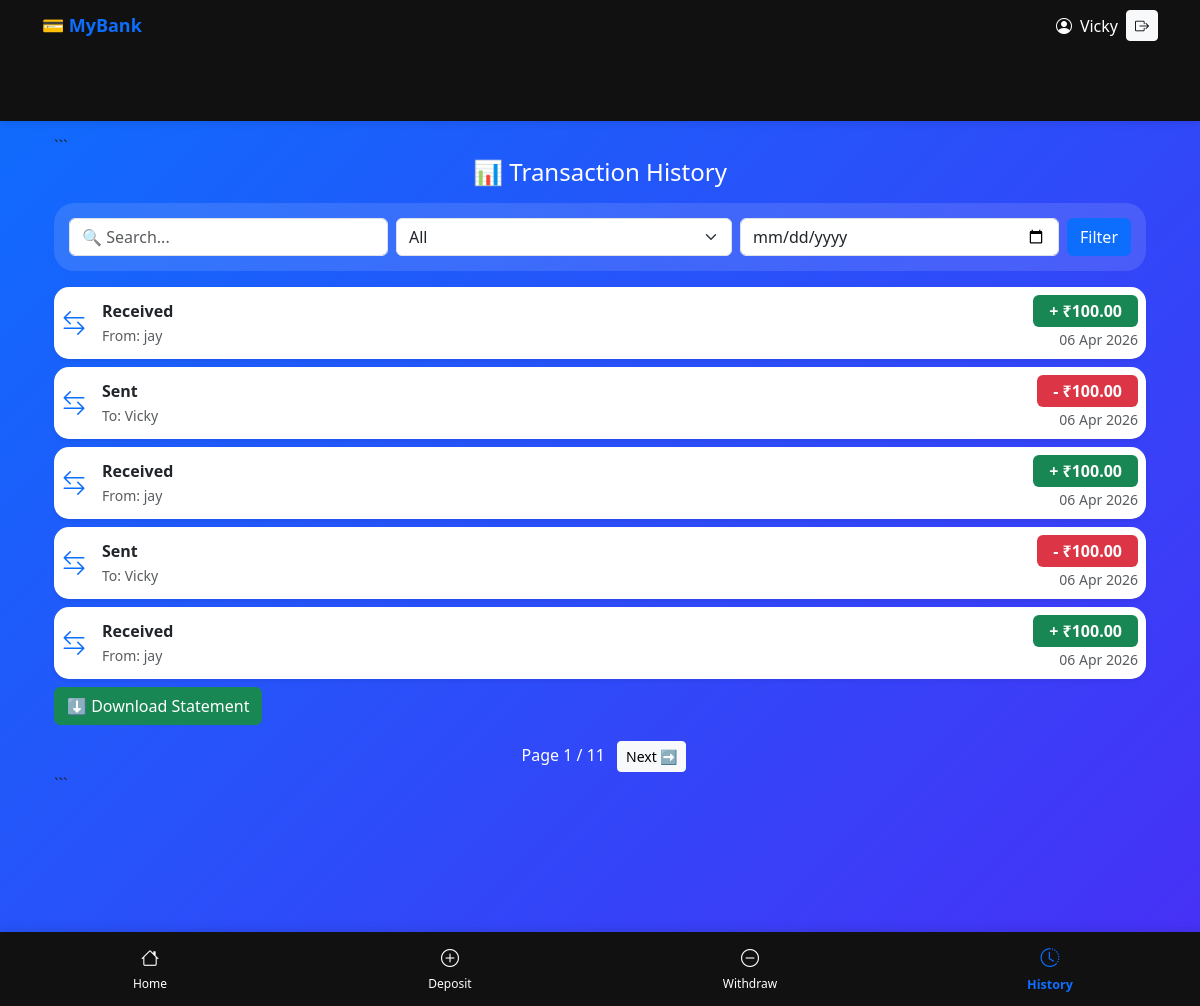
The app's page /history/ (signed in) with its own data.
### accounts/models.py (models this page shows, shortened)
class Transaction(models.Model):
    TRANSACTION_TYPE = (
        ('DEPOSIT', 'Deposit'),
        ('WITHDRAW', 'Withdraw'),
        ('TRANSFER_SENT', 'Transfer Sent'),
        ('TRANSFER_RECEIVED', 'Transfer Received'),
    )
    account = models.ForeignKey(
        Account,
        on_delete=models.CASCADE,
        related_name='transactions'
    )
    sender = models.ForeignKey(
        Account,
        on_delete=models.SET_NULL,
        null=True,
        blank=True,
        related_name='sent_transactions'
    )
    receiver = models.ForeignKey(
        Account,
        on_delete=models.SET_NULL,
        null=True,
        blank=True,
        related_name='received_transactions'
    )
    amount = models.DecimalField(
        max_digits=10,
        decimal_places=2
    )
    transaction_type = models.CharField(
        max_length=20,
        choices=TRANSACTION_TYPE
    )
    timestamp = models.DateTimeField(auto_now_add=True)
    class Meta:
        ordering = ['-timestamp']  # latest first

class Account(models.Model):
    user = models.OneToOneField(User, on_delete=models.CASCADE)
    account_number = models.CharField(max_length=12, unique=True)
    balance = models.DecimalField(max_digits=10, decimal_places=2, default=0)
    created_at = models.DateTimeField(auto_now_add=True)

### accounts/views.py (the view, shortened to what this page needs)
# urls.py: path('history/', views.transaction_history, name='history'),
@login_required
def transaction_history(request):
    account = Account.objects.get(user=request.user)
    transactions = Transaction.objects.filter(
        Q(sender=account) | Q(receiver=account)
    ).order_by('-timestamp')
    search = request.GET.get('search', '')
    t_type = request.GET.get('type', '')
    date = request.GET.get('date', '')
    if t_type:
        transactions = transactions.filter(transaction_type=t_type)
    if date:
        transactions = transactions.filter(timestamp__date=date)
    paginator = Paginator(transactions, 5)
    page_number = request.GET.get('page')
    transactions = paginator.get_page(page_number)
    return render(request, 'history.html', {
        'transactions': transactions
    })

### accounts/templates/history.html (shortened to what this page needs)
{% extends 'base.html' %}
{% block content %}
<div class="container mt-3">
```
<h4 class="text-center text-white mb-3">📊 Transaction History</h4>
<form method="GET" class="filter-box mb-3">
    <div class="d-flex gap-2 filter-row">
        <input type="text" name="search" class="form-control"
               placeholder="🔍 Search..."
               value="{{ request.GET.search }}">
        <select name="type" class="form-select">
            <option value="">All</option>
        </select>
        <input type="date" name="date" class="form-control"
               value="{{ request.GET.date }}">
        <button type="submit" class="btn btn-primary">
            Filter
        </button>
    </div>
</form>
{% for t in transactions %}
<div class="card tx-card shadow-sm mb-2 p-2">
    <div class="d-flex justify-content-between align-items-center">
        <div class="d-flex align-items-center">
            <div class="me-3">
                {% if t.transaction_type == "DEPOSIT" %}
                    <i class="bi bi-arrow-down-circle text-success fs-4"></i>
                {% elif t.transaction_type == "WITHDRAW" %}
                    <i class="bi bi-arrow-up-circle text-danger fs-4"></i>
                {% else %}
                    <i class="bi bi-arrow-left-right text-primary fs-4"></i>
                {% endif %}
            </div>
            <div>
                <strong>
                    {% if t.transaction_type == "DEPOSIT" %}
                        Deposit
                    {% elif t.transaction_type == "WITHDRAW" %}
                        Withdraw
                    {% elif t.transaction_type == "TRANSFER_RECEIVED" %}
                        Received
                    {% elif t.transaction_type == "TRANSFER_SENT" %}
                        Sent
                    {% endif %}
                </strong>
                <br>
                <small class="text-muted">
                    {% if t.transaction_type == "TRANSFER_RECEIVED" %}
                        From: {{ t.sender.user.username|default:"Unknown" }}
                    {% elif t.transaction_type == "TRANSFER_SENT" %}
                        To: {{ t.receiver.user.username|default:"Unknown" }}
                    {% elif t.transaction_type == "DEPOSIT" %}
                        From: Bank
                    {% elif t.transaction_type == "WITHDRAW" %}
                        To: Cash
                    {% endif %}
                </small>
            </div>
        </div>
        <div class="text-end">
            {% if t.transaction_type == "DEPOSIT" or t.transaction_type == "TRANSFER_RECEIVED" %}
                <span class="badge bg-success px-3 py-2 fs-6">
                    + ₹{{ t.amount }}
                </span>
            {% else %}
                <span class="badge bg-danger px-3 py-2 fs-6">
                    - ₹{{ t.amount }}
                </span>
            {% endif %}
            <br>
            <small class="text-muted">
                {{ t.timestamp|date:"d M Y" }}
            </small>
        </div>
    </div>
</div>
{% empty %}
<div class="text-center text-white mt-5">
    <p>No transactions found</p>
</div>
{% endfor %}
<a href="{% url 'download_statement' %}" class="btn btn-success">
    ⬇ Download Statement
</a>
<div class="mt-3 text-center">
    <span class="mx-2 text-white">
        Page {{ transactions.number }} / {{ transactions.paginator.num_pages }}
    </span>
    {% if transactions.has_next %}
        <a class="btn btn-light btn-sm"
           href="?page={{ transactions.next_page_number }}&search={{ request.GET.search }}&type={{ request.GET.type }}&date={{ request.GET.date }}">
           Next ➡
        </a>
    {% endif %}
</div>
```
</div>
{% endblock %}

### accounts/templates/base.html (shortened to what this page needs)
{% load static %}
<!doctype html>
<html lang="en">
  <head>
    <link rel="stylesheet" href="{% static 'css/style.css' %}" />
    <link
      href="https://cdn.jsdelivr.net/npm/bootstrap@5.3.0/dist/css/bootstrap.min.css"
      rel="stylesheet"
    />
    <link
      href="https://cdn.jsdelivr.net/npm/bootstrap-icons/font/bootstrap-icons.css"
      rel="stylesheet"
    />
  </head>
  <body>
    <nav class="top-navbar">
      <div class="container d-flex justify-content-between align-items-center">
        <div class="logo">💳 MyBank</div>
        <div class="d-flex align-items-center gap-2">
          <i class="bi bi-person-circle"></i>
          <span>{{ request.user.username }}</span>
          <form method="POST" action="{% url 'logout' %}">
            <button type="submit" class="btn btn-sm btn-light">
              <i class="bi bi-box-arrow-right"></i>
            </button>
          </form>
        </div>
      </div>
    </nav>
    <nav class="navbar navbar-dark bg-primary px-3">
      <span class="navbar-brand h5">  MyBank </span>
    </nav>
    <div class="container mt-3">{% block content %} {% endblock %}</div>
    <nav class="bottom-nav">
      <a href="/" class="nav-item">
        <i class="bi bi-house"></i>
        <span>Home</span>
      </a>
      <a href="/deposit/" class="nav-item">
        <i class="bi bi-plus-circle"></i>
        <span>Deposit</span>
      </a>
      <a href="/withdraw/" class="nav-item">
        <i class="bi bi-dash-circle"></i>
        <span>Withdraw</span>
      </a>
      <a href="/history/" class="nav-item">
        <i class="bi bi-clock-history"></i>
        <span>History</span>
      </a>
    </nav>
  </body>
</html>

### accounts/static/css/style.css (style rules this page uses)
body { background: #f4f6f9; font-family: 'Segoe UI', sans-serif; }
* { transition: all 0.2s ease-in-out; }
.card { border-radius: 16px; border: none; }
.bottom-nav { position: fixed; bottom: 0; left: 0; width: 100%; background: #ffffff; display: flex; justify-content: space-around; align-items: center; padding: 10px 0; box-shadow: 0 -2px 10px rgba(0,0,0,0.1); z-index: 1000; }
.nav-item { text-align: center; color: #666; text-decoration: none; font-size: 12px; flex: 1; }
.nav-item i { font-size: 20px; display: block; margin-bottom: 3px; }
.nav-item:hover, .nav-item.active { color: #0d6efd; }
.nav-item.active { font-weight: bold; }
body { padding-bottom: 70px; }
.top-navbar { position: fixed; top: 0; width: 100%; background: white; padding: 10px 0; box-shadow: 0 2px 8px rgba(0,0,0,0.1); z-index: 1000; }
.top-navbar .logo { font-weight: bold; font-size: 18px; color: #0d6efd; }
.bottom-nav { position: fixed; bottom: 0; width: 100%; background: white; display: flex; justify-content: space-around; align-items: center; padding: 8px 0; box-shadow: 0 -2px 10px rgba(0,0,0,0.1); z-index: 1000; }
.nav-item { text-align: center; color: #777; text-decoration: none; font-size: 12px; flex: 1; padding: 5px; }
.nav-item i { font-size: 20px; display: block; }
.nav-item:hover, .nav-item.active { color: #0d6efd; transform: scale(1.05); }
.nav-item.active span { font-weight: bold; }
body { padding-top: 60px; padding-bottom: 70px; background: #f4f6f9; }
body { background: #f4f6f9; }
.card { border-radius: 15px; border: none; }
.container { max-width: 700px; }

### accounts/templates/base.html (style rules this page uses)
body { overflow-x: hidden; margin: 0; }
.top-navbar { background: #111; color: white; padding: 10px 0; }
.logo { font-size: 18px; font-weight: bold; }
.bottom-nav { display: flex; justify-content: space-around; align-items: center; position: fixed; bottom: 0; width: 100%; background: #111; padding: 8px 0; z-index: 999; }
.bottom-nav .nav-item { color: white; text-align: center; font-size: 12px; text-decoration: none; }
.bottom-nav i { font-size: 18px; display: block; }
.bottom-nav .active { color: #0d6efd; }
.container { padding-bottom: 70px; }

### accounts/templates/history.html (style rules this page uses)
body { background: linear-gradient(135deg, #0d6efd, #6610f2, #20c997); background-size: 300% 300%; animation: gradientMove 10s ease infinite; }
.filter-box { background: rgba(255,255,255,0.12); backdrop-filter: blur(15px); border-radius: 20px; padding: 15px; }
.tx-card { border-radius: 15px; background: white; transition: 0.3s; border: none; }

### records on screen
Transaction: shows "Received", sender.user.username "jay", amount "100.00", timestamp "06 Apr 2026"
Transaction: transaction_type "Sent", receiver.user.username "Vicky", amount "100.00", timestamp "06 Apr 2026"
Transaction: shows "Received", sender.user.username "jay", amount "100.00", timestamp "06 Apr 2026"
Transaction: transaction_type "Sent", receiver.user.username "Vicky", amount "100.00", timestamp "06 Apr 2026"
Transaction: shows "Received", sender.user.username "jay", amount "100.00", timestamp "06 Apr 2026"

### other values on screen
{{ request.user.username }} "Vicky"
{{ transactions.number }} "1"
{{ transactions.paginator.num_pages }} "11"
